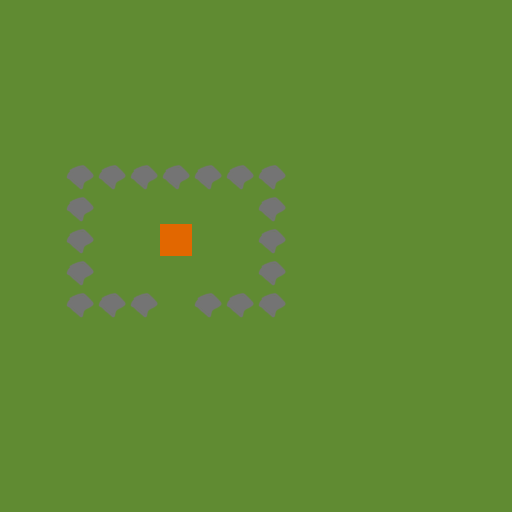

This game map was drawn from its Tiled (.tmx) file and the tilesets committed beside it. A one-line description and the full map source follow:
An orthogonal 16x16 tile map with 32x32 px tiles, 1 tile layer (Tile Layer 1).

<map version="1.0" orientation="orthogonal" renderorder="right-down" width="16" height="16" tilewidth="32" tileheight="32" nextobjectid="3">
 <tileset firstgid="1" name="Terrain" tilewidth="32" tileheight="32">
  <image source="./dmikis.png" width="128" height="128" />
  <tile id="0">
   <properties>
    <property name="walkable" value="true" />
   </properties>
  </tile>
  <tile id="1">
   <properties>
    <property name="walkable" value="false" />
   </properties>
  </tile>
  <tile id="2">
   <properties>
    <property name="walkable" value="false" />
   </properties>
  </tile>
  <tile id="3">
   <properties>
    <property name="walkable" value="false" />
   </properties>
  </tile>
  <tile id="4">
   <properties>
    <property name="walkable" value="false" />
   </properties>
  </tile>
  <tile id="5">
   <properties>
    <property name="walkable" value="false" />
   </properties>
  </tile>
  <tile id="6">
   <properties>
    <property name="walkable" value="false" />
   </properties>
  </tile>
  <tile id="7">
   <properties>
    <property name="walkable" value="false" />
   </properties>
  </tile>
  <tile id="8">
   <properties>
    <property name="walkable" value="false" />
   </properties>
  </tile>
  <tile id="9">
   <properties>
    <property name="walkable" value="false" />
   </properties>
  </tile>
  <tile id="10">
   <properties>
    <property name="walkable" value="false" />
   </properties>
  </tile>
  <tile id="11">
   <properties>
    <property name="entry" value="true" />
    <property name="walkable" value="true" />
   </properties>
  </tile>
 </tileset>
 <layer name="Tile Layer 1" width="16" height="16">
  <data>
   <tile gid="1" />
   <tile gid="1" />
   <tile gid="1" />
   <tile gid="1" />
   <tile gid="1" />
   <tile gid="1" />
   <tile gid="1" />
   <tile gid="1" />
   <tile gid="1" />
   <tile gid="1" />
   <tile gid="1" />
   <tile gid="1" />
   <tile gid="1" />
   <tile gid="1" />
   <tile gid="1" />
   <tile gid="1" />
   <tile gid="1" />
   <tile gid="1" />
   <tile gid="1" />
   <tile gid="1" />
   <tile gid="1" />
   <tile gid="1" />
   <tile gid="1" />
   <tile gid="1" />
   <tile gid="1" />
   <tile gid="1" />
   <tile gid="1" />
   <tile gid="1" />
   <tile gid="1" />
   <tile gid="1" />
   <tile gid="1" />
   <tile gid="1" />
   <tile gid="1" />
   <tile gid="1" />
   <tile gid="1" />
   <tile gid="1" />
   <tile gid="1" />
   <tile gid="1" />
   <tile gid="1" />
   <tile gid="1" />
   <tile gid="1" />
   <tile gid="1" />
   <tile gid="1" />
   <tile gid="1" />
   <tile gid="1" />
   <tile gid="1" />
   <tile gid="1" />
   <tile gid="1" />
   <tile gid="1" />
   <tile gid="1" />
   <tile gid="1" />
   <tile gid="1" />
   <tile gid="1" />
   <tile gid="1" />
   <tile gid="1" />
   <tile gid="1" />
   <tile gid="1" />
   <tile gid="1" />
   <tile gid="1" />
   <tile gid="1" />
   <tile gid="1" />
   <tile gid="1" />
   <tile gid="1" />
   <tile gid="1" />
   <tile gid="1" />
   <tile gid="1" />
   <tile gid="1" />
   <tile gid="1" />
   <tile gid="1" />
   <tile gid="1" />
   <tile gid="1" />
   <tile gid="1" />
   <tile gid="1" />
   <tile gid="1" />
   <tile gid="1" />
   <tile gid="1" />
   <tile gid="1" />
   <tile gid="1" />
   <tile gid="1" />
   <tile gid="1" />
   <tile gid="1" />
   <tile gid="1" />
   <tile gid="2" />
   <tile gid="2" />
   <tile gid="2" />
   <tile gid="2" />
   <tile gid="2" />
   <tile gid="2" />
   <tile gid="2" />
   <tile gid="1" />
   <tile gid="1" />
   <tile gid="1" />
   <tile gid="1" />
   <tile gid="1" />
   <tile gid="1" />
   <tile gid="1" />
   <tile gid="1" />
   <tile gid="1" />
   <tile gid="2" />
   <tile gid="1" />
   <tile gid="1" />
   <tile gid="1" />
   <tile gid="1" />
   <tile gid="1" />
   <tile gid="2" />
   <tile gid="1" />
   <tile gid="1" />
   <tile gid="1" />
   <tile gid="1" />
   <tile gid="1" />
   <tile gid="1" />
   <tile gid="1" />
   <tile gid="1" />
   <tile gid="1" />
   <tile gid="2" />
   <tile gid="1" />
   <tile gid="1" />
   <tile gid="12" />
   <tile gid="1" />
   <tile gid="1" />
   <tile gid="2" />
   <tile gid="1" />
   <tile gid="1" />
   <tile gid="1" />
   <tile gid="1" />
   <tile gid="1" />
   <tile gid="1" />
   <tile gid="1" />
   <tile gid="1" />
   <tile gid="1" />
   <tile gid="2" />
   <tile gid="1" />
   <tile gid="1" />
   <tile gid="1" />
   <tile gid="1" />
   <tile gid="1" />
   <tile gid="2" />
   <tile gid="1" />
   <tile gid="1" />
   <tile gid="1" />
   <tile gid="1" />
   <tile gid="1" />
   <tile gid="1" />
   <tile gid="1" />
   <tile gid="1" />
   <tile gid="1" />
   <tile gid="2" />
   <tile gid="2" />
   <tile gid="2" />
   <tile gid="1" />
   <tile gid="2" />
   <tile gid="2" />
   <tile gid="2" />
   <tile gid="1" />
   <tile gid="1" />
   <tile gid="1" />
   <tile gid="1" />
   <tile gid="1" />
   <tile gid="1" />
   <tile gid="1" />
   <tile gid="1" />
   <tile gid="1" />
   <tile gid="1" />
   <tile gid="1" />
   <tile gid="1" />
   <tile gid="1" />
   <tile gid="1" />
   <tile gid="1" />
   <tile gid="1" />
   <tile gid="1" />
   <tile gid="1" />
   <tile gid="1" />
   <tile gid="1" />
   <tile gid="1" />
   <tile gid="1" />
   <tile gid="1" />
   <tile gid="1" />
   <tile gid="1" />
   <tile gid="1" />
   <tile gid="1" />
   <tile gid="1" />
   <tile gid="1" />
   <tile gid="1" />
   <tile gid="1" />
   <tile gid="1" />
   <tile gid="1" />
   <tile gid="1" />
   <tile gid="1" />
   <tile gid="1" />
   <tile gid="1" />
   <tile gid="1" />
   <tile gid="1" />
   <tile gid="1" />
   <tile gid="1" />
   <tile gid="1" />
   <tile gid="1" />
   <tile gid="1" />
   <tile gid="1" />
   <tile gid="1" />
   <tile gid="1" />
   <tile gid="1" />
   <tile gid="1" />
   <tile gid="1" />
   <tile gid="1" />
   <tile gid="1" />
   <tile gid="1" />
   <tile gid="1" />
   <tile gid="1" />
   <tile gid="1" />
   <tile gid="1" />
   <tile gid="1" />
   <tile gid="1" />
   <tile gid="1" />
   <tile gid="1" />
   <tile gid="1" />
   <tile gid="1" />
   <tile gid="1" />
   <tile gid="1" />
   <tile gid="1" />
   <tile gid="1" />
   <tile gid="1" />
   <tile gid="1" />
   <tile gid="1" />
   <tile gid="1" />
   <tile gid="1" />
   <tile gid="1" />
   <tile gid="1" />
   <tile gid="1" />
   <tile gid="1" />
   <tile gid="1" />
   <tile gid="1" />
   <tile gid="1" />
   <tile gid="1" />
   <tile gid="1" />
   <tile gid="1" />
   <tile gid="1" />
   <tile gid="1" />
   <tile gid="1" />
   <tile gid="1" />
   <tile gid="1" />
   <tile gid="1" />
   <tile gid="1" />
   <tile gid="1" />
   <tile gid="1" />
   <tile gid="1" />
   <tile gid="1" />
   <tile gid="1" />
   <tile gid="1" />
   <tile gid="1" />
   <tile gid="1" />
   <tile gid="1" />
   <tile gid="1" />
   <tile gid="1" />
   <tile gid="1" />
   <tile gid="1" />
   <tile gid="1" />
  </data>
 </layer>
</map>
